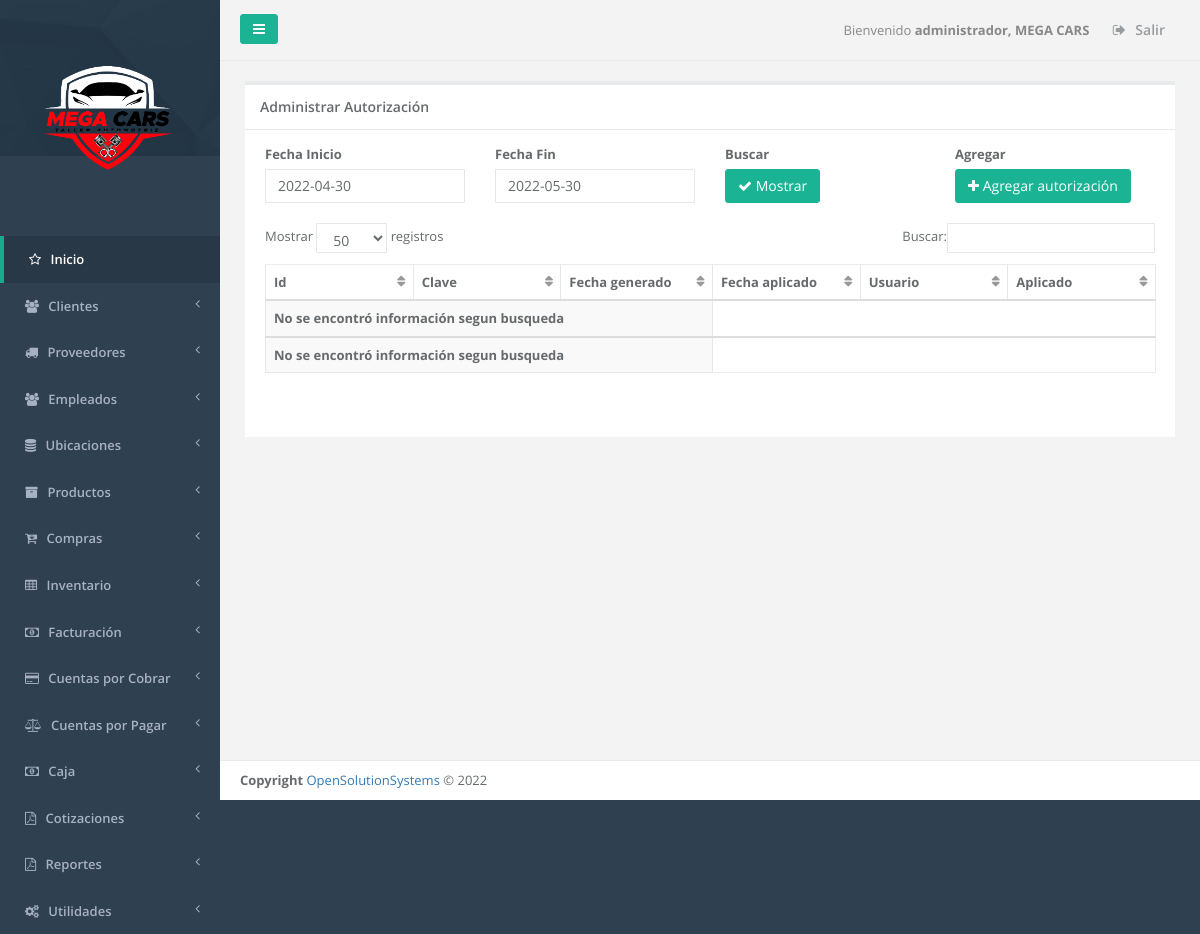
Screenshot of /admin_autorizacion.php (signed in) with the database file from the repository.
### tables this page shows
CREATE TABLE `sucursal` (
  `id_server` int(11) NOT NULL,
  `unique_id` text NOT NULL,
  `id_sucursal` int(11) NOT NULL,
  `descripcion` text NOT NULL,
  `direccion` varchar(255) NOT NULL,
  `telefono1` varchar(20) NOT NULL,
  `telefono2` varchar(20) NOT NULL,
  `casa_matriz` tinyint(1) NOT NULL,
  `iva` float NOT NULL,
  `monto_retencion1` float NOT NULL,
  `monto_retencion10` float NOT NULL,
  `monto_percepcion` float NOT NULL,
  `n_sucursal` int(11) NOT NULL,
  `vigencia_factura` int(11) NOT NULL,
  `vigencia_pedido` int(11) NOT NULL,
  `giro` varchar(100) NOT NULL,
  `nrc` varchar(100) NOT NULL,
  `nit` varchar(100) NOT NULL,
  `razon_social` varchar(150) NOT NULL,
  `logo` varchar(150) NOT NULL,
  `serie_cof` varchar(100) NOT NULL,
  `desde_cof` int(11) NOT NULL,
  `hasta_cof` int(11) NOT NULL,
  `serie_ccf` varchar(100) NOT NULL,
  `desde_ccf` int(11) NOT NULL,
  `hasta_ccf` int(11) NOT NULL,
  `ultima_act` date NOT NULL
);

CREATE TABLE `menu` (
  `id_server` int(11) NOT NULL,
  `unique_id` text NOT NULL,
  `id_menu` int(11) NOT NULL,
  `nombre` varchar(250) DEFAULT NULL,
  `prioridad` int(11) DEFAULT NULL,
  `icono` varchar(250) NOT NULL,
  `visible` tinyint(1) NOT NULL
);

### _conexion.php (called while the page is built, shortened)
<?php
$username = "root";
$password = "1234";
$hostname = "localhost";
$dbname = "megacar";
$conexion = mysqli_connect("$hostname","$username","$password","$dbname");
function _query($sql_string){
  global $conexion;
  mysqli_set_charset($conexion,"utf8");
  $query=mysqli_query($conexion,$sql_string);
  return $query;
}
function _fetch_array($sql_string){
  $fetched = mysqli_fetch_array($sql_string,MYSQLI_ASSOC);
  return $fetched;
}
function _num_rows($sql_string){
  $rows = mysqli_num_rows($sql_string);
  return $rows;
}
function get_name_script($url){
  if ( strpos($url, '/') !== FALSE ){
    $nombre_archivo_tmp = explode('/', $url);
  }
  $nombre_archivo= array_pop($nombre_archivo_tmp );
  return  $nombre_archivo;
}
function permission_usr($id_user,$filename){
  $sql1="SELECT menu.id_menu, menu.nombre as nombremenu, menu.prioridad,
  modulo.id_modulo,  modulo.nombre as nombremodulo, modulo.descripcion, modulo.filename,
  usuario_modulo.id_usuario,usuario.admin as admin
  FROM menu, modulo, usuario_modulo, usuario
  WHERE usuario.id_usuario='$id_user'
  AND menu.id_menu=modulo.id_menu
  AND usuario.id_usuario=usuario_modulo.id_usuario
  AND usuario_modulo.id_modulo=modulo.id_modulo
  AND modulo.filename='$filename'
  ";
  $result1=_query($sql1);
  $count1=_num_rows($result1);
  if($count1 >0){
    $row1=_fetch_array($result1);
    $filename=$row1['filename'];
    $name_link=$filename;
  }
  else{
    $name_link='NOT';
  }
  return $name_link;
}
function restar_dias($fecha,$dias){
  $nuevafecha = strtotime ('-'.$dias.' day' , strtotime ( $fecha ) ) ;
  $nuevafecha = date ( 'Y-m-d' , $nuevafecha );
  return 	$nuevafecha;
}
?>

### admin_autorizacion.php (the view, shortened to what this page needs)
<?php
$_PAGE = array();
$title='Administrar Autorización';
$_PAGE ['links'] = null;
$_PAGE ['links'] .= '<link href="css/bootstrap.min.css" rel="stylesheet">';
$_PAGE ['links'] .= '<link href="font-awesome/css/font-awesome.css" rel="stylesheet">';
$_PAGE ['links'] .= '<link href="css/plugins/iCheck/custom.css" rel="stylesheet">';
$_PAGE ['links'] .= '<link href="css/plugins/chosen/chosen.css" rel="stylesheet">';
$_PAGE ['links'] .= '<link href="css/plugins/select2/select2.css" rel="stylesheet">';
$_PAGE ['links'] .= '<link href="css/plugins/toastr/toastr.min.css" rel="stylesheet">';
$_PAGE ['links'] .= '<link href="css/plugins/dataTables/dataTables.bootstrap.css" rel="stylesheet">';
$_PAGE ['links'] .= '<link href="css/plugins/dataTables/dataTables.responsive.css" rel="stylesheet">';
$_PAGE ['links'] .= '<link href="css/plugins/datapicker/datepicker3.css" rel="stylesheet">';
$_PAGE ['links'] .= '<link href="css/plugins/dataTables/dataTables.tableTools.min.css" rel="stylesheet">';
$_PAGE ['links'] .= '<link href="css/animate.css" rel="stylesheet">';
$_PAGE ['links'] .= '<link href="css/style.css" rel="stylesheet">';
include_once "header.php";
include_once "main_menu.php";
$id_user=$_SESSION["id_usuario"];
$admin=$_SESSION["admin"];
$uri = $_SERVER['SCRIPT_NAME'];
$filename=get_name_script($uri);
$links=permission_usr($id_user, $filename);
$fechahoy=date("Y-m-d");
$fechaanterior=restar_dias($fechahoy, 30);
?>
<div class="wrapper wrapper-content  animated fadeInRight">
  <div class="row" id="row1">
    <div class="col-lg-12">
      <div class="ibox float-e-margins">
        <?php if ($links!='NOT' || $admin=='1') {
            echo"
            <div class='ibox-title'>
            <h5>$title</h5>
            </div>"; ?>
            <div class="ibox-content">
              <div class="row">
                <div class="input-group">
                  <div class="col-md-3">
                    <div class="form-group">
                      <label>Fecha Inicio</label>
                      <input type="text" placeholder="Fecha Inicio" class="datepick form-control" id="fecha_inicio" name="fecha_inicio" value="<?php echo  $fechaanterior; ?>">
                    </div>
                  </div>
                  <div class="col-md-3">
                    <div class="form-group">
                      <label>Fecha Fin</label>
                      <input type="text" placeholder="Fecha Fin" class="datepick form-control" id="fecha_fin" name="fecha_fin" value="<?php echo $fechahoy; ?>">
                    </div>
                  </div>
                  <div class="col-md-3">
                    <div class="form-group">
                      <div><label>Buscar </label> </div>
                      <button type="button" id="btnMostrar" name="btnMostrar" class="btn btn-primary"><i class="fa fa-check"></i> Mostrar</button>
                    </div>
                  </div>
                  <div class="col-md-3">
                    <div class="form-group">
                      <?php
                      $filename='agregar_autorizacion.php';
                      $link=permission_usr($id_user,$filename);
                      if ($link!='NOT' || $admin=='1' )
                      {
                        ?>
                       <div><label>Agregar </label> </div>
                        <?php
                        echo "<a href='$filename' class='btn btn-primary' role='button'><i class='fa fa-plus icon-large'></i> Agregar autorización</a>";
                      }
                       ?>
                    </div>
                  </div>
                </div>
              </div>
              <section>
                <table class="table table-striped table-bordered table-hover" id="editable2">
                  <thead>
                    <tr>
                      <th class="col-lg-1">Id</th>
                      <th class="col-lg-1">Clave</th>
                      <th class="col-lg-1">Fecha generado</th>
                      <th class="col-lg-1">Fecha aplicado</th>
                      <th class="col-lg-1">Usuario</th>
                      <th class="col-lg-1">Aplicado</th>
                    </tr>
                  </thead>
                </table>
              </section>
            </div>
          </div>
        </div>
      </div>
    </div>
    <?php
}
else {
  $mensaje = mensaje_permiso();
  echo "<br><br>$mensaje</div></div></div></div>";
  include "footer.php";
}
include("footer.php");
?>

### main_menu.php (shortened to what this page needs)
<?php
  $id_sucursal = $_SESSION['id_sucursal'];
  $sql_sucursal = "SELECT * FROM sucursal WHERE id_sucursal = '$id_sucursal'";
  $query_sucursal = _query($sql_sucursal);
  $row_sucursal = _fetch_array($query_sucursal);
  $logo = $row_sucursal['logo'];
?>
<nav class="navbar-default navbar-static-side" role="navigation">
  <div class="sidebar-collapse">
    <ul class="nav" id="side-menu">
      <li class="nav-header">
        <div class="dropdown profile-element"> <span>
          <img alt="image" class="img-responsive" src="<?php echo $logo;  ?>" width="180px" style="margin-left: -3%;">
        </span>
      </div>
    </li>
    <?php
    $id_user=$_SESSION["id_usuario"];
    $admin=$_SESSION["admin"];
    $icono='fa fa-star-o';
    $sql_menus="SELECT id_menu, nombre, prioridad,icono FROM menu order by prioridad";
    $result=_query($sql_menus);
    $main_lnk='dashboard.php';
    if($admin=='1')
    {
      echo  "<li class='active'>";
      echo "<a href='dashboard.php'><i class='".$icono."'></i> <span class='nav-label'>Inicio</span></a>";
      echo  "</li>";
    }
    else
    {
      echo  "<li class='active'>";
      echo "<a href='dashboard.php'><i class='".$icono."'></i> <span class='nav-label'>Inicio</span></a>";
      echo  "</li>";
    }
    while($row=_fetch_array($result))
    {
      $menuname=$row['nombre'];
      $id_menu=$row['id_menu'];
      $icono=$row['icono'];
      if($admin=='1')
      {
        $sql_links="SELECT distinct menu.id_menu, menu.nombre as nombremenu, menu.prioridad,
        modulo.id_modulo, modulo.nombre as nombremodulo, modulo.descripcion, modulo.filename, usuario.admin
        FROM menu, modulo, usuario
        WHERE usuario.id_usuario='$id_user'
        AND usuario.admin='1'
        AND menu.id_menu='$id_menu'
        AND menu.id_menu=modulo.id_menu
        AND modulo.mostrarmenu='1'
        AND menu.visible=1
        ";
      }
      $result_modules=_query($sql_links);
      $numrow2=_num_rows($result_modules);
      if($numrow2>0)
      {
        echo "<li><a href='".$main_lnk."'><i class='".$icono."'></i></i> <span class='nav-label'>".$menuname."</span> <span class='fa arrow'></span></a>";
        echo" </li>";
      }
    }
  ?>
</div>
</nav>
<div id="page-wrapper" class="gray-bg">
  <div class="row border-bottom">
    <nav class="navbar navbar-static-top" role="navigation" style="margin-bottom: 0">
      <div class="navbar-header">
        <a class="navbar-minimalize minimalize-styl-2 btn btn-primary"><i class="fa fa-bars"></i> </a>
      </div>
      <?php
      $id_sucursal=$_SESSION["id_sucursal"];
      $qsucursal=_query("SELECT descripcion FROM sucursal WHERE id_sucursal='$id_sucursal'");
      $row_sucursal=_fetch_array($qsucursal);
      $sucursal=$row_sucursal["descripcion"];
      ?>
      <ul class="nav navbar-top-links navbar-right">
        <li>
          <span class="m-r-sm text-muted welcome-message">Bienvenido <b><?php echo $_SESSION["nombre"].", ".$sucursal ?> </b></span>
        </li>
        <li>
          <a href="logout.php">
            <i class="fa fa-sign-out"></i> Salir
          </a>
        </li>
      </ul>
    </nav>
  </div>

### rows the page displays
sucursal: logo (picture), descripcion "MEGA CARS"
menu: nombre "Clientes"
menu: nombre "Proveedores"
menu: nombre "Empleados"
menu: nombre "Ubicaciones"
menu: nombre "Productos"
menu: nombre "Compras"
menu: nombre "Inventario"
menu: nombre "Facturación"
menu: nombre "Cuentas por Cobrar"
menu: nombre "Cuentas por Pagar"
menu: nombre "Caja"
menu: nombre "Cotizaciones"
menu: nombre "Reportes"
menu: nombre "Utilidades"

### other values shown
$_SESSION["nombre"] "administrador"
$title "Administrar Autorización"
